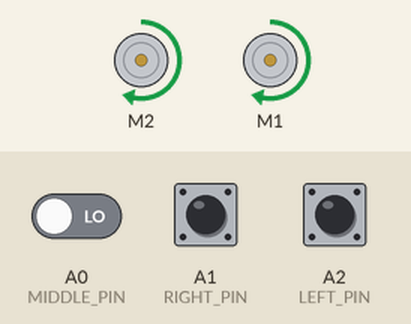
Simulated run of this sketch. Board: Arduino Uno, built with avr-gcc and run on an emulated ATmega328P. On the bench: 2 × DC motor (green arrow = forward, orange = backward, longer = faster). The inputs (shaded band) are chosen by the test bench; at power-on: A0 (MIDDLE_PIN) LOW, A1 (RIGHT_PIN) HIGH, A2 (LEFT_PIN) HIGH.

Above: at 0.1 s.
Timing chart, 0 to 1.6 s (numbered marks = the images above):
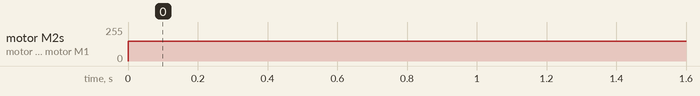

Measured:
- by itself, motor M2, motor M1: stopped → forward 150/255 at 0.00 s

The sketch:

line_follower.ino
```cpp
#include <AFMotor.h>
#define LEFT_PIN A2
#define RIGHT_PIN A1
#define MIDDLE_PIN A0

AF_DCMotor leftMotor(2);
AF_DCMotor rightMotor(1);

void setup() {
  Serial.begin(9600);           // set up Serial library at 9600 bps
  pinMode(LEFT_PIN, INPUT);
  pinMode(RIGHT_PIN, INPUT);
  pinMode(MIDDLE_PIN, INPUT);
  leftMotor.run(FORWARD);
  rightMotor.run(FORWARD);
  leftMotor.setSpeed(150);
  rightMotor.setSpeed(150);
}

void loop() {
  int l = digitalRead(LEFT_PIN);
  int r = digitalRead(RIGHT_PIN);
  int m = digitalRead(MIDDLE_PIN);
  if(m==1&&l==0&&r==0)
  {}
  else if(m==1&&l==1&&r==0)
  {
    rightMotor.faster(10);
    leftMotor.slower(10);
  }
  else if(m==1&&l==0&&r==1)
  {
    rightMotor.slower(10);
    leftMotor.faster(10);
  }
  else if(m==1&&l==1&&r==1)
  {
    leftMotor.setSpeed(150);
    rightMotor.setSpeed(150);
  }
  else if(m==0&&l==0&&r==0)
  {
    leftMotor.setSpeed(150);
    rightMotor.setSpeed(150);
  }
  else if(m==0&&l==1&&r==0)
  {
    rightMotor.faster(10);
    leftMotor.slower(10);
  }
  else if(m==0&&l==0&&r==1)
  {
    rightMotor.slower(10);
    leftMotor.faster(10);
  }
  else if(m==0&&l==1&&r==1)
  {
    leftMotor.setSpeed(150);
    rightMotor.setSpeed(150);
  }
  delay(100);
}
```
